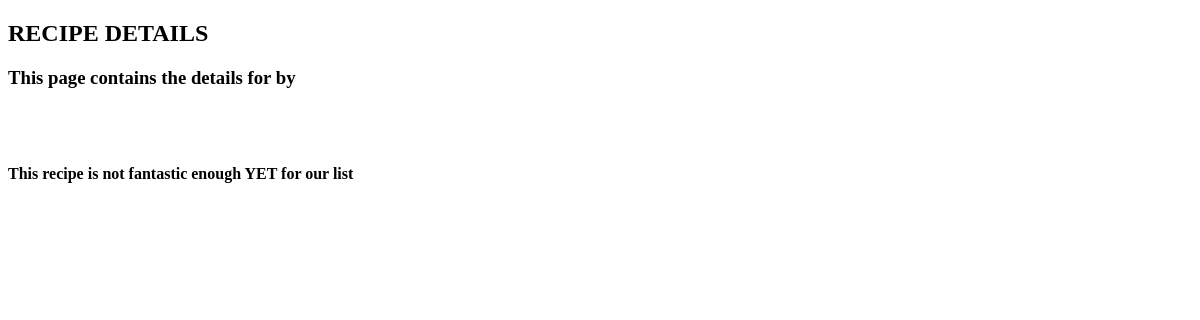
Before: /recipe/1/ with the older database file.
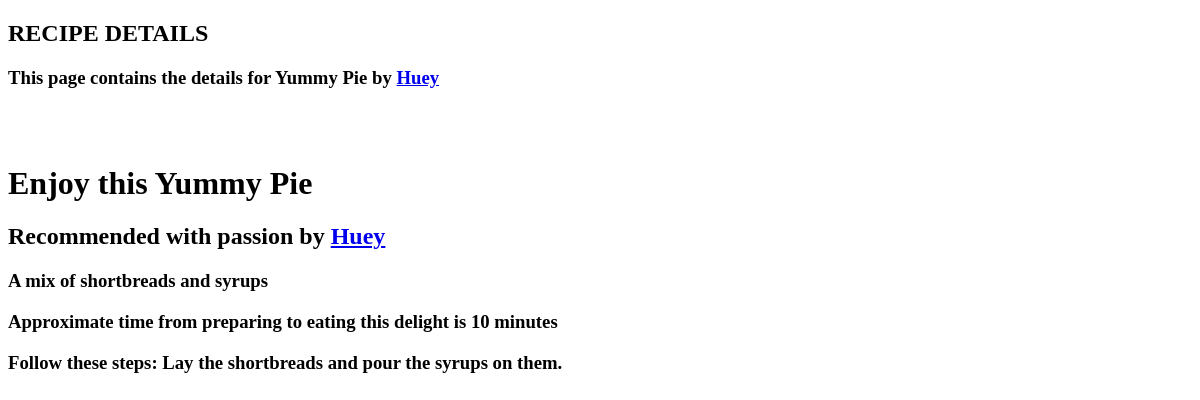
After: the same page with the newer database file.
### recipe_app/models.py (models this page shows, shortened)
class Recipe(models.Model):
    title = models.CharField(max_length=150)
    author = models.ForeignKey(Author, on_delete=models.CASCADE)
    description = models.TextField()
    time_required = models.CharField(max_length=90)
    instructions = models.TextField()

class Author(models.Model):
    name = models.CharField(max_length=80)
    bio = models.TextField()
    def __str__(self):
        return self.name

### recipe_app/views.py (the view)
# urls.py: path('recipe/<int:recipe_id>/', recipe_detail),
def recipe_detail(request, recipe_id):
    chosen_recipe = Recipe.objects.filter(id=recipe_id).first()
    return render(request, "recipe_detail.html", {"page_title": "RECIPE DETAILS", "selected_recipe": chosen_recipe})

### templates/recipe_detail.html (shortened to what this page needs)
<!DOCTYPE html>
<html lang="en">
<head>
</head>
<body>
    <h2>{{ page_title }}</h2>
    <h3>This page contains the details for {{ selected_recipe.title }} by
        <a href="/author/{{ selected_recipe.author.id }}/">{{selected_recipe.author}}</a></h3>
    <br>
    <br> {% if not selected_recipe %}
    <h4>This recipe is not fantastic enough YET for our list</h4>
    {% else %}
    <h1>Enjoy this {{selected_recipe.title}}</h1>
    <h2>Recommended with passion by <a href="/author/{{ selected_recipe.author.id }}/">{{selected_recipe.author}}</a></h2>
    <h3>{{selected_recipe.description}}</h3>
    <h3>Approximate time from preparing to eating this delight is {{selected_recipe.time_required}}</h3>
    <h3>Follow these steps: {{selected_recipe.instructions}}</h3>
    {% endif %}
</body>
</html>

Changed rows visible on the page:
added Recipe: title "Yummy Pie", author "Huey", description "A mix of shortbreads and syrups", time_required "10 minutes", instructions "Lay the shortbreads and pour the syrups on them."
Other visible differences:
text no longer shown: "This recipe is not fantastic enough YET for our list"
text now shown: "Enjoy this Recommended with passion by Approximate time from preparing to eating this delight is Follow these steps:"
